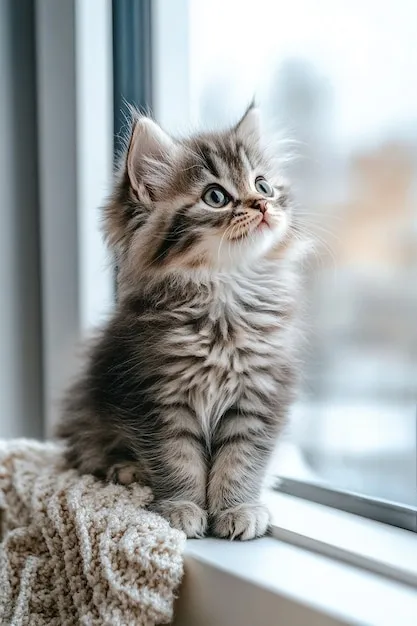
#> input picture OpenCV/cat.jpg, 417 x 626 px, found by its file name
$ python transformations.py
#> lines starting #> are read from the running program, lines starting #| are printed output that depends on the picture
import cv2 as cv
import numpy as np

img = cv.imread("OpenCV/cat.jpg")
#> img is the input picture: shape (626, 417, 3); mean B, G, R 163.3, 164, 160.9

cv.imshow("Cat Original", img)

## 1. Translate the image along different axes.
def translate(img, x, y):
    """
    x = Right,
    y = Down,
    -x = Left,
    -y = Up
    """
#> called with x = 40, y = 40

    transMat = np.float32([[1,0,x], [0,1,y]])
    dimensions = (img.shape[1], img.shape[0])
#> dimensions = (417, 626)

    return cv.warpAffine(img, transMat, dimensions)
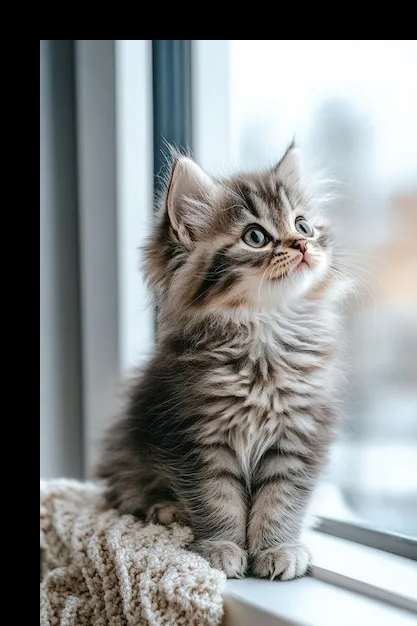
#> returned value: shape (626, 417, 3); mean of channels 0, 1, 2 135.1, 135.4, 132.7; drawn as B, G, R

translated = translate(img, 40, 40)
cv.imshow("Translated Image", translated)


## Rotating the picture in Clock and Anti-Clock directions
def rotate(img, angle, rotPoint=None):
#> called with angle = -45
    (height, width) = img.shape[:2]
#> height = 626; width = 417
    if rotPoint is None:
        rotPoint = (width//2, height//2)
#> rotPoint = (208, 313)

    rotMat = cv.getRotationMatrix2D(rotPoint, angle, 1.0) # (centre, angle, scaling)
    dimensions = (width, height)
#> dimensions = (417, 626)

    return cv.warpAffine(img, rotMat, dimensions)
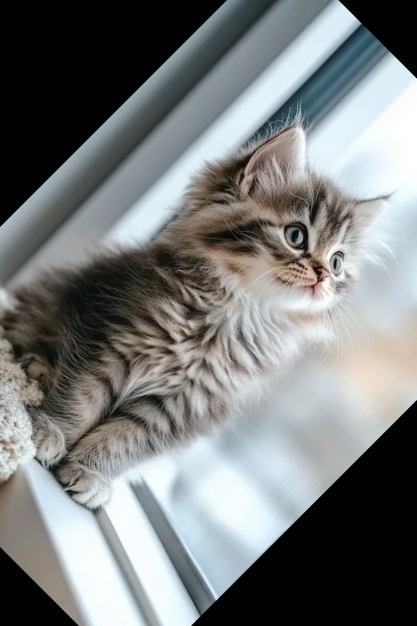
#> returned value: shape (626, 417, 3); mean of channels 0, 1, 2 124.2, 124.1, 121; drawn as B, G, R


rotated = rotate(img, -45)
cv.imshow("Rotated Image", rotated)

## 3. Flip the image
"""
1: flip horizontally,
0: flip vertically,
-1: flip by both horizontally and vertically
"""
flipped = cv.flip(img, 0)
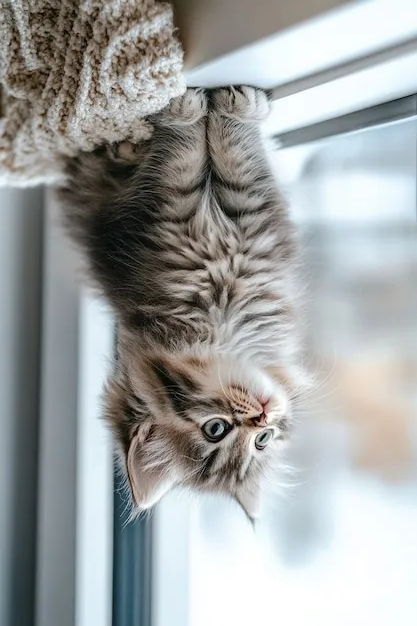
#> flipped: shape (626, 417, 3); mean B, G, R 163.3, 164, 160.9
cv.imshow("Flipped image", flipped)


cv.waitKey(0)
